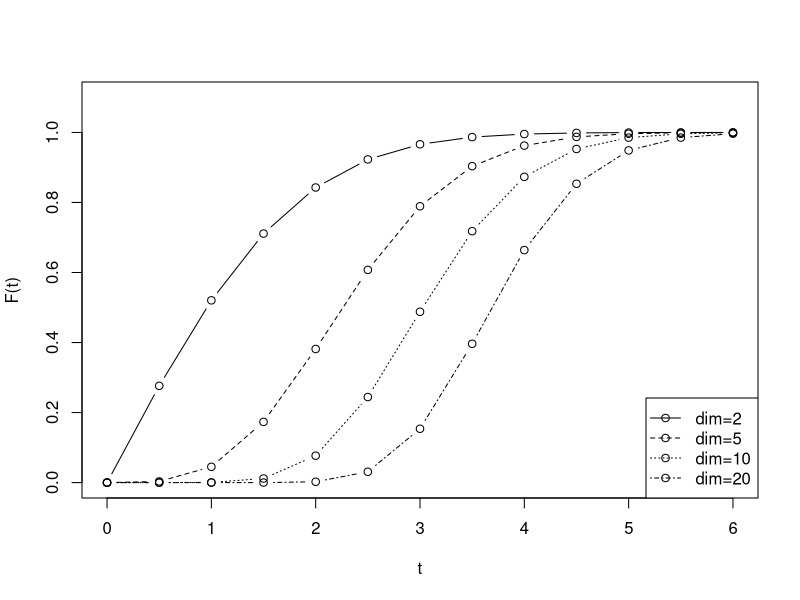

Recreate this plot in R.
 x <- read.table("tukey.txt")

 postscript(file="./tukey.eps",width=6,height=6,horizontal=FALSE,
  onefile=FALSE,paper="special",family="Helvetica")
 N <- length(x$V1)
 xl <- c(min(x$V1),max(x$V1))
 yl <- c(0,1.1)
 plot(x$V1,x$V2, xlim=xl,ylim=yl,xlab="t",ylab="F(t)",lty=1,type="b")
 par(new=T)
 plot(x$V1,x$V3,,xlim=xl,ylim=yl,xlab="",ylab="",lty=2,type="b",axes=F)
 par(new=T)
 plot(x$V1,x$V4, xlim=xl,ylim=yl,xlab="",ylab="",lty=3,type="b",axes=F)
 par(new=T)
 plot(x$V1,x$V5, xlim=xl,ylim=yl,xlab="",ylab="",lty=4,type="b",axes=F)
 par(new=T)
 legend("bottomright",
        legend = c("dim=2", "dim=5", "dim=10", "dim=20"),
        col = c("black", "black", "black", "black"),
        pch = c(1,1,1,1),
        lty = c(1,2,3,4)
       )
 dev.off()

